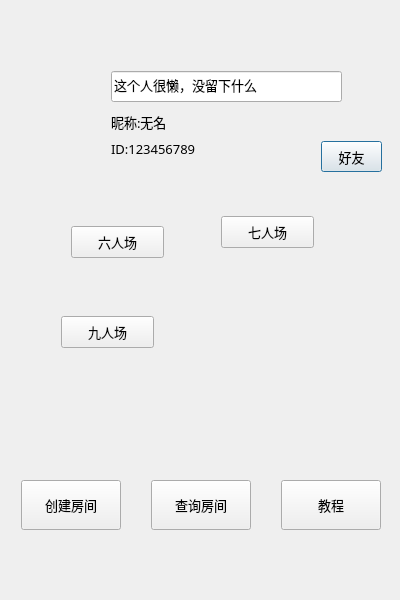
<?xml version="1.0" encoding="UTF-8"?>
<ui version="4.0">
 <class>MainDialog</class>
 <widget class="QDialog" name="MainDialog">
  <property name="geometry">
   <rect>
    <x>0</x>
    <y>0</y>
    <width>400</width>
    <height>600</height>
   </rect>
  </property>
  <property name="font">
   <font>
    <family>微软雅黑</family>
    <pointsize>10</pointsize>
   </font>
  </property>
  <property name="windowTitle">
   <string>MainDialog</string>
  </property>
  <layout class="QVBoxLayout" name="verticalLayout">
   <item>
    <widget class="QWidget" name="wdg_info" native="true">
     <widget class="QLabel" name="lb_tx">
      <property name="geometry">
       <rect>
        <x>30</x>
        <y>60</y>
        <width>60</width>
        <height>60</height>
       </rect>
      </property>
      <property name="text">
       <string/>
      </property>
      <property name="pixmap">
       <pixmap>tx/12.png</pixmap>
      </property>
      <property name="scaledContents">
       <bool>true</bool>
      </property>
     </widget>
     <widget class="QLineEdit" name="le_label">
      <property name="geometry">
       <rect>
        <x>100</x>
        <y>60</y>
        <width>231</width>
        <height>31</height>
       </rect>
      </property>
      <property name="text">
       <string>这个人很懒，没留下什么</string>
      </property>
     </widget>
     <widget class="QLabel" name="lb_name">
      <property name="geometry">
       <rect>
        <x>100</x>
        <y>100</y>
        <width>171</width>
        <height>21</height>
       </rect>
      </property>
      <property name="text">
       <string>昵称:无名</string>
      </property>
     </widget>
     <widget class="QPushButton" name="pb_friendlist">
      <property name="geometry">
       <rect>
        <x>310</x>
        <y>130</y>
        <width>61</width>
        <height>31</height>
       </rect>
      </property>
      <property name="text">
       <string>好友</string>
      </property>
     </widget>
     <widget class="QLabel" name="lb_ID">
      <property name="geometry">
       <rect>
        <x>100</x>
        <y>130</y>
        <width>171</width>
        <height>16</height>
       </rect>
      </property>
      <property name="text">
       <string>ID:123456789</string>
      </property>
     </widget>
    </widget>
   </item>
   <item>
    <widget class="QWidget" name="wdg_choose" native="true">
     <widget class="QPushButton" name="pb_six">
      <property name="geometry">
       <rect>
        <x>60</x>
        <y>20</y>
        <width>93</width>
        <height>32</height>
       </rect>
      </property>
      <property name="text">
       <string>六人场</string>
      </property>
     </widget>
     <widget class="QPushButton" name="pb_seven">
      <property name="geometry">
       <rect>
        <x>210</x>
        <y>10</y>
        <width>93</width>
        <height>32</height>
       </rect>
      </property>
      <property name="text">
       <string>七人场</string>
      </property>
     </widget>
     <widget class="QPushButton" name="pb_nine">
      <property name="geometry">
       <rect>
        <x>50</x>
        <y>110</y>
        <width>93</width>
        <height>32</height>
       </rect>
      </property>
      <property name="text">
       <string>九人场</string>
      </property>
     </widget>
    </widget>
   </item>
   <item>
    <widget class="QWidget" name="wdg_behavior" native="true">
     <widget class="QPushButton" name="pb_create_room">
      <property name="geometry">
       <rect>
        <x>10</x>
        <y>80</y>
        <width>100</width>
        <height>50</height>
       </rect>
      </property>
      <property name="text">
       <string>创建房间</string>
      </property>
     </widget>
     <widget class="QPushButton" name="pb_search_room">
      <property name="geometry">
       <rect>
        <x>140</x>
        <y>80</y>
        <width>100</width>
        <height>50</height>
       </rect>
      </property>
      <property name="text">
       <string>查询房间</string>
      </property>
     </widget>
     <widget class="QPushButton" name="pb_tutorial">
      <property name="geometry">
       <rect>
        <x>270</x>
        <y>80</y>
        <width>100</width>
        <height>50</height>
       </rect>
      </property>
      <property name="text">
       <string>教程</string>
      </property>
     </widget>
    </widget>
   </item>
  </layout>
 </widget>
 <resources/>
 <connections/>
</ui>
